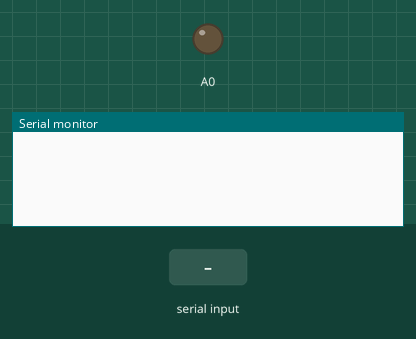
Recording of a sketch running on a simulated Arduino Uno, built with avr-gcc and run on an emulated ATmega328P. Shown: output pins drawn as LEDs (lit = HIGH), the last lines printed to the serial monitor. The test bench sets the inputs (shaded band).

Above: at 1.2 s.
1.3 s: "200\n" received over Serial
At 2.5 s:
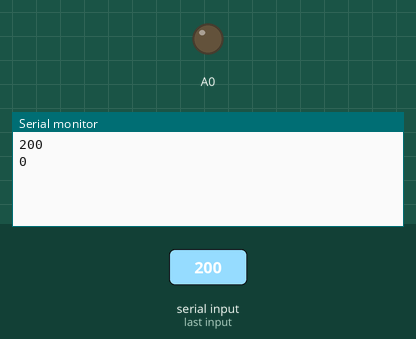
2.8 s: "90,45\n" received over Serial
At 3.7 s:
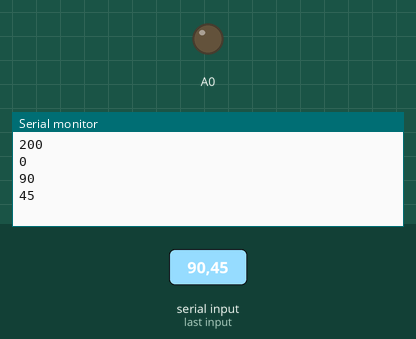
Timing chart, 0 to 5.8 s (numbered marks = the images above; inputs shaded):
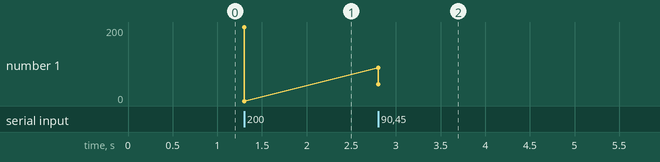

The sketch:

Serial_connection_read.ino
```cpp
char buffer[10];

void setup() {
    Serial.begin(115200);
}

void loop() {
    if (Serial.available() > 0) {
        int num_bytes = Serial.readBytesUntil('\n', buffer, 3);
        buffer[num_bytes] = '\0';
        int num = atoi(buffer);
        // Do something with the integer num
        Serial.println(num);
        analogWrite(A0, num);
    }
}
```

Measured:
- after the input at 1.3 s, the serial monitor: prints a new line at once (image 1)
- after the input at 2.8 s, the serial monitor: prints a new line at once (image 2)
- plotted number 1: 0 → 45 after the input at 2.8 s
